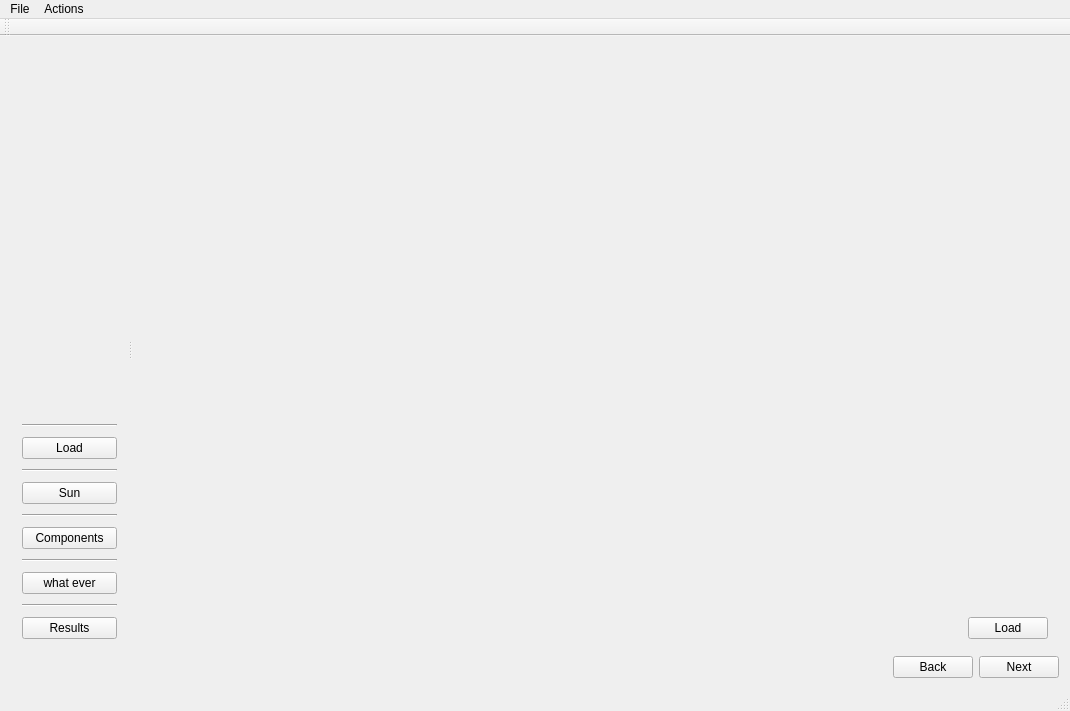
<?xml version="1.0" encoding="UTF-8"?>
<ui version="4.0">
 <class>MainWindow</class>
 <widget class="QMainWindow" name="MainWindow">
  <property name="geometry">
   <rect>
    <x>0</x>
    <y>0</y>
    <width>1070</width>
    <height>711</height>
   </rect>
  </property>
  <property name="windowTitle">
   <string>MainWindow</string>
  </property>
  <widget class="QWidget" name="centralWidget">
   <layout class="QGridLayout" name="gridLayout_2">
    <item row="0" column="0">
     <widget class="QSplitter" name="splitter">
      <property name="orientation">
       <enum>Qt::Horizontal</enum>
      </property>
      <widget class="QWidget" name="layoutWidget">
       <layout class="QVBoxLayout" name="verticalLayout">
        <property name="spacing">
         <number>10</number>
        </property>
        <item>
         <widget class="QLabel" name="label_Image">
          <property name="enabled">
           <bool>true</bool>
          </property>
          <property name="sizePolicy">
           <sizepolicy hsizetype="Preferred" vsizetype="Preferred">
            <horstretch>0</horstretch>
            <verstretch>0</verstretch>
           </sizepolicy>
          </property>
         </widget>
        </item>
        <item>
         <widget class="Line" name="line_6">
          <property name="orientation">
           <enum>Qt::Horizontal</enum>
          </property>
         </widget>
        </item>
        <item>
         <widget class="QPushButton" name="Button_Load">
          <property name="text">
           <string>Load</string>
          </property>
         </widget>
        </item>
        <item>
         <widget class="Line" name="line_5">
          <property name="orientation">
           <enum>Qt::Horizontal</enum>
          </property>
         </widget>
        </item>
        <item>
         <widget class="QPushButton" name="pushButton_3">
          <property name="text">
           <string>Sun</string>
          </property>
         </widget>
        </item>
        <item>
         <widget class="Line" name="line_4">
          <property name="orientation">
           <enum>Qt::Horizontal</enum>
          </property>
         </widget>
        </item>
        <item>
         <widget class="QPushButton" name="pushButton">
          <property name="text">
           <string>Components</string>
          </property>
         </widget>
        </item>
        <item>
         <widget class="Line" name="line_3">
          <property name="orientation">
           <enum>Qt::Horizontal</enum>
          </property>
         </widget>
        </item>
        <item>
         <widget class="QPushButton" name="pushButton_4">
          <property name="text">
           <string>what ever</string>
          </property>
         </widget>
        </item>
        <item>
         <widget class="Line" name="line_2">
          <property name="orientation">
           <enum>Qt::Horizontal</enum>
          </property>
         </widget>
        </item>
        <item>
         <widget class="QPushButton" name="pushButton_5">
          <property name="text">
           <string>Results</string>
          </property>
         </widget>
        </item>
       </layout>
      </widget>
      <widget class="QStackedWidget" name="stackedWidget">
       <property name="currentIndex">
        <number>0</number>
       </property>
       <widget class="QWidget" name="page">
        <layout class="QVBoxLayout" name="verticalLayout_2">
         <item>
          <widget class="QCustomPlot" name="customPlot" native="true"/>
         </item>
         <item>
          <layout class="QHBoxLayout" name="horizontalLayout_2">
           <item>
            <spacer name="horizontalSpacer">
             <property name="orientation">
              <enum>Qt::Horizontal</enum>
             </property>
             <property name="sizeHint" stdset="0">
              <size>
               <width>148</width>
               <height>20</height>
              </size>
             </property>
            </spacer>
           </item>
           <item>
            <widget class="QPushButton" name="pushButton_6">
             <property name="text">
              <string>Load</string>
             </property>
            </widget>
           </item>
          </layout>
         </item>
        </layout>
       </widget>
       <widget class="QWidget" name="Page_Load">
        <layout class="QVBoxLayout" name="verticalLayout_11">
         <item>
          <widget class="QCustomPlot" name="GaphPlotSun" native="true"/>
         </item>
         <item>
          <layout class="QVBoxLayout" name="verticalLayout_10">
           <item>
            <layout class="QHBoxLayout" name="horizontalLayout_6">
             <item>
              <layout class="QVBoxLayout" name="verticalLayout_3">
               <item>
                <widget class="QLabel" name="label">
                 <property name="maximumSize">
                  <size>
                   <width>16777215</width>
                   <height>16</height>
                  </size>
                 </property>
                 <property name="text">
                  <string>Country</string>
                 </property>
                </widget>
               </item>
               <item>
                <widget class="QComboBox" name="comboBox_country"/>
               </item>
              </layout>
             </item>
             <item>
              <layout class="QVBoxLayout" name="verticalLayout_9">
               <item>
                <widget class="QLabel" name="label_6">
                 <property name="maximumSize">
                  <size>
                   <width>16777215</width>
                   <height>16</height>
                  </size>
                 </property>
                 <property name="text">
                  <string>City</string>
                 </property>
                </widget>
               </item>
               <item>
                <widget class="QComboBox" name="comboBox_City"/>
               </item>
              </layout>
             </item>
            </layout>
           </item>
           <item>
            <layout class="QHBoxLayout" name="horizontalLayout_3">
             <item>
              <widget class="QLabel" name="label_Lat_Longitude">
               <property name="text">
                <string/>
               </property>
              </widget>
             </item>
             <item>
              <spacer name="horizontalSpacer_2">
               <property name="orientation">
                <enum>Qt::Horizontal</enum>
               </property>
               <property name="sizeHint" stdset="0">
                <size>
                 <width>40</width>
                 <height>20</height>
                </size>
               </property>
              </spacer>
             </item>
             <item>
              <widget class="QPushButton" name="Button_LoadSun">
               <property name="text">
                <string>Display Sun Data</string>
               </property>
              </widget>
             </item>
            </layout>
           </item>
          </layout>
         </item>
        </layout>
       </widget>
       <widget class="QWidget" name="page_2">
        <layout class="QGridLayout" name="gridLayout">
         <item row="0" column="0">
          <layout class="QVBoxLayout" name="verticalLayout_4">
           <item>
            <widget class="QLabel" name="label_2">
             <property name="text">
              <string>Photovoltaic Strings</string>
             </property>
            </widget>
           </item>
           <item>
            <widget class="QWidget" name="widget" native="true"/>
           </item>
           <item>
            <layout class="QHBoxLayout" name="horizontalLayout_4">
             <item>
              <widget class="QPushButton" name="pushButton_7">
               <property name="text">
                <string>Remove PV String</string>
               </property>
              </widget>
             </item>
             <item>
              <widget class="QPushButton" name="pushButton_2">
               <property name="text">
                <string>Add PV String</string>
               </property>
              </widget>
             </item>
             <item>
              <spacer name="horizontalSpacer_3">
               <property name="orientation">
                <enum>Qt::Horizontal</enum>
               </property>
               <property name="sizeHint" stdset="0">
                <size>
                 <width>40</width>
                 <height>20</height>
                </size>
               </property>
              </spacer>
             </item>
            </layout>
           </item>
          </layout>
         </item>
         <item row="0" column="1">
          <layout class="QVBoxLayout" name="verticalLayout_5">
           <item>
            <widget class="QLabel" name="label_5">
             <property name="text">
              <string>Inverter</string>
             </property>
            </widget>
           </item>
           <item>
            <widget class="QWidget" name="widget_2" native="true">
             <layout class="QGridLayout" name="gridLayout_3">
              <item row="0" column="1">
               <widget class="QPushButton" name="pushButton_8">
                <property name="text">
                 <string>Add Inverter</string>
                </property>
               </widget>
              </item>
              <item row="0" column="0">
               <spacer name="horizontalSpacer_5">
                <property name="orientation">
                 <enum>Qt::Horizontal</enum>
                </property>
                <property name="sizeHint" stdset="0">
                 <size>
                  <width>40</width>
                  <height>20</height>
                 </size>
                </property>
               </spacer>
              </item>
             </layout>
            </widget>
           </item>
          </layout>
         </item>
         <item row="1" column="0">
          <layout class="QVBoxLayout" name="verticalLayout_6">
           <item>
            <widget class="QWidget" name="widget_3" native="true">
             <layout class="QVBoxLayout" name="verticalLayout_12">
              <item>
               <widget class="QLabel" name="label_4">
                <property name="maximumSize">
                 <size>
                  <width>16777215</width>
                  <height>16</height>
                 </size>
                </property>
                <property name="text">
                 <string>Battery</string>
                </property>
               </widget>
              </item>
              <item>
               <widget class="QCustomPlot" name="BatteryCharacter" native="true"/>
              </item>
              <item>
               <layout class="QHBoxLayout" name="horizontalLayout_7">
                <item>
                 <widget class="QPushButton" name="pushButton_10">
                  <property name="text">
                   <string>Add battery String</string>
                  </property>
                 </widget>
                </item>
                <item>
                 <spacer name="horizontalSpacer_4">
                  <property name="orientation">
                   <enum>Qt::Horizontal</enum>
                  </property>
                  <property name="sizeHint" stdset="0">
                   <size>
                    <width>262</width>
                    <height>20</height>
                   </size>
                  </property>
                 </spacer>
                </item>
               </layout>
              </item>
             </layout>
            </widget>
           </item>
          </layout>
         </item>
         <item row="1" column="1">
          <layout class="QVBoxLayout" name="verticalLayout_7">
           <item>
            <widget class="QLabel" name="label_3">
             <property name="text">
              <string>Charge Controller</string>
             </property>
            </widget>
           </item>
           <item>
            <widget class="QWidget" name="widget_4" native="true">
             <layout class="QGridLayout" name="gridLayout_4">
              <item row="0" column="0">
               <spacer name="horizontalSpacer_6">
                <property name="orientation">
                 <enum>Qt::Horizontal</enum>
                </property>
                <property name="sizeHint" stdset="0">
                 <size>
                  <width>244</width>
                  <height>20</height>
                 </size>
                </property>
               </spacer>
              </item>
              <item row="0" column="1">
               <widget class="QPushButton" name="pushButton_9">
                <property name="text">
                 <string>Add Charge Controller</string>
                </property>
               </widget>
              </item>
             </layout>
            </widget>
           </item>
          </layout>
         </item>
        </layout>
       </widget>
       <widget class="QWidget" name="page_3">
        <layout class="QVBoxLayout" name="verticalLayout_8">
         <item>
          <layout class="QGridLayout" name="gridLayout_5">
           <item row="0" column="0">
            <widget class="QCustomPlot" name="GraphPlotSun2" native="true"/>
           </item>
           <item row="0" column="1">
            <widget class="QCustomPlot" name="GaphBatterySOC" native="true"/>
           </item>
           <item row="1" column="0">
            <widget class="QCustomPlot" name="GraphCapacityShortage" native="true"/>
           </item>
           <item row="1" column="1">
            <widget class="QCustomPlot" name="GraphBatVoltage" native="true"/>
           </item>
          </layout>
         </item>
         <item>
          <layout class="QHBoxLayout" name="horizontalLayout_5">
           <item>
            <spacer name="horizontalSpacer_7">
             <property name="orientation">
              <enum>Qt::Horizontal</enum>
             </property>
             <property name="sizeHint" stdset="0">
              <size>
               <width>40</width>
               <height>20</height>
              </size>
             </property>
            </spacer>
           </item>
           <item>
            <widget class="QPushButton" name="pushButton_11">
             <property name="text">
              <string>Calculate</string>
             </property>
            </widget>
           </item>
          </layout>
         </item>
        </layout>
       </widget>
      </widget>
     </widget>
    </item>
    <item row="1" column="0">
     <layout class="QHBoxLayout" name="horizontalLayout">
      <item>
       <spacer name="horizontalSpacer_8">
        <property name="orientation">
         <enum>Qt::Horizontal</enum>
        </property>
        <property name="sizeHint" stdset="0">
         <size>
          <width>40</width>
          <height>20</height>
         </size>
        </property>
       </spacer>
      </item>
      <item>
       <widget class="QPushButton" name="pushButton_13">
        <property name="text">
         <string>Back</string>
        </property>
       </widget>
      </item>
      <item>
       <widget class="QPushButton" name="pushButton_12">
        <property name="text">
         <string>Next</string>
        </property>
       </widget>
      </item>
     </layout>
    </item>
   </layout>
  </widget>
  <widget class="QMenuBar" name="menuBar">
   <property name="geometry">
    <rect>
     <x>0</x>
     <y>0</y>
     <width>1070</width>
     <height>21</height>
    </rect>
   </property>
   <widget class="QMenu" name="menuFile">
    <property name="title">
     <string>File</string>
    </property>
   </widget>
   <widget class="QMenu" name="menuActions">
    <property name="title">
     <string>Actions</string>
    </property>
    <addaction name="actionUpdate_input_files"/>
   </widget>
   <addaction name="menuFile"/>
   <addaction name="menuActions"/>
  </widget>
  <widget class="QToolBar" name="mainToolBar">
   <attribute name="toolBarArea">
    <enum>TopToolBarArea</enum>
   </attribute>
   <attribute name="toolBarBreak">
    <bool>false</bool>
   </attribute>
  </widget>
  <widget class="QStatusBar" name="statusBar"/>
  <action name="actionUpdate_input_files">
   <property name="text">
    <string>Update input files</string>
   </property>
  </action>
 </widget>
 <layoutdefault spacing="6" margin="11"/>
 <customwidgets>
  <customwidget>
   <class>QCustomPlot</class>
   <extends>QWidget</extends>
   <header>qcustomplot.h</header>
   <container>1</container>
  </customwidget>
 </customwidgets>
 <resources/>
 <connections/>
</ui>
